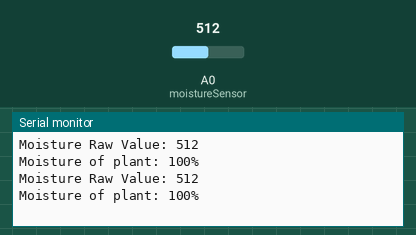
A sketch run on a simulated Arduino Uno, built with avr-gcc and run on an emulated ATmega328P. Parts: the last lines printed to the serial monitor. Inputs (shaded band) come from the test bench; at power-on: A0 (moistureSensor) = 512.

Above: at 3.8 s.
3.9 s: A0 (moistureSensor) set to 716
At 7.4 s:
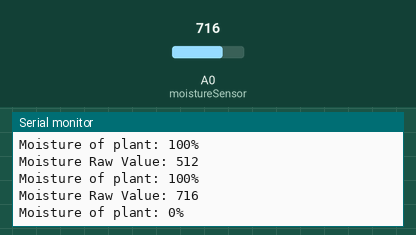
7.8 s: A0 (moistureSensor) set to 900
At 9.8 s:
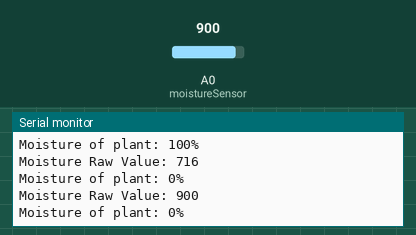
Timing chart, 0 to 11.3 s (numbered marks = the images above; inputs shaded):
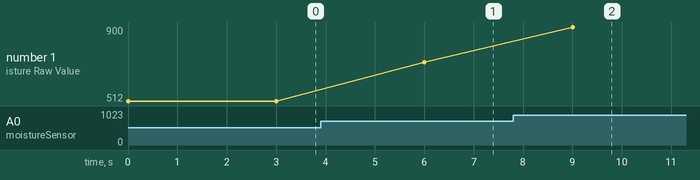

The sketch:

Arduino_Prototype_Code_BC.ino
```cpp
const int moistureSensor = A0; //getting readings from moisture sensor (plugged into A0 on Arduino)


void setup() {
  // put your setup code here, to run once:

  Serial.begin(9600); //Initializing serial communication from Arduino to computer
  //Serial.println("Soil Moisture Sensor Initialized"); //Just stating that moisture sensor from the arduino is initialized; dont really need this so just commenting it out for now. Will probably delete anyways

}


void loop() {
  // put your main code here, to run repeatedly:

  int sensorValue = analogRead(moistureSensor); //reading the values from the moisture sensor

  int moisturePercent = map(sensorValue, 690, 592, 0, 100);  //Converting moisture readings into percents;      Wet readings is 592...  Dry readings is about 690...
  moisturePercent = constrain(moisturePercent, 0, 100); //making sure percents stay between 0 and 100


  Serial.print("Moisture Raw Value: ");
  Serial.println(sensorValue); //prints sensor value before converting to percent
  Serial.print("Moisture of plant: ");
  Serial.print(moisturePercent); //print sensor value after converting to percent
  Serial.println("%");


  delay(3000); //3 second delay
}
```

Measured:
- after the input at 3.9 s, the serial monitor: prints a new line after 2.1 s (image 1)
- after the input at 7.8 s, the serial monitor: prints a new line after 1.2 s (image 2)
- plotted number 1: 512 → 716 after the input at 3.9 s, 716 → 900 after the input at 7.8 s
